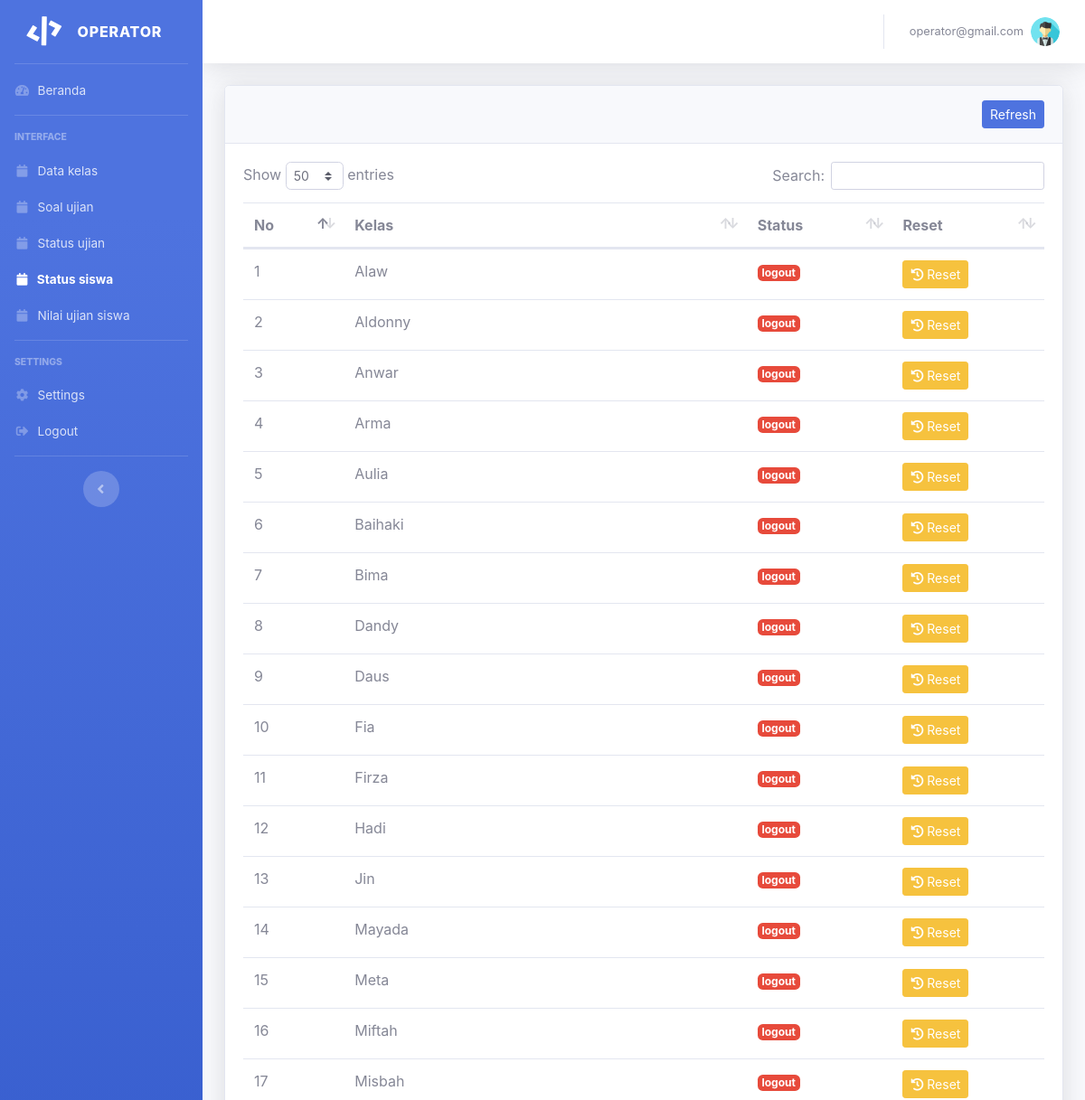
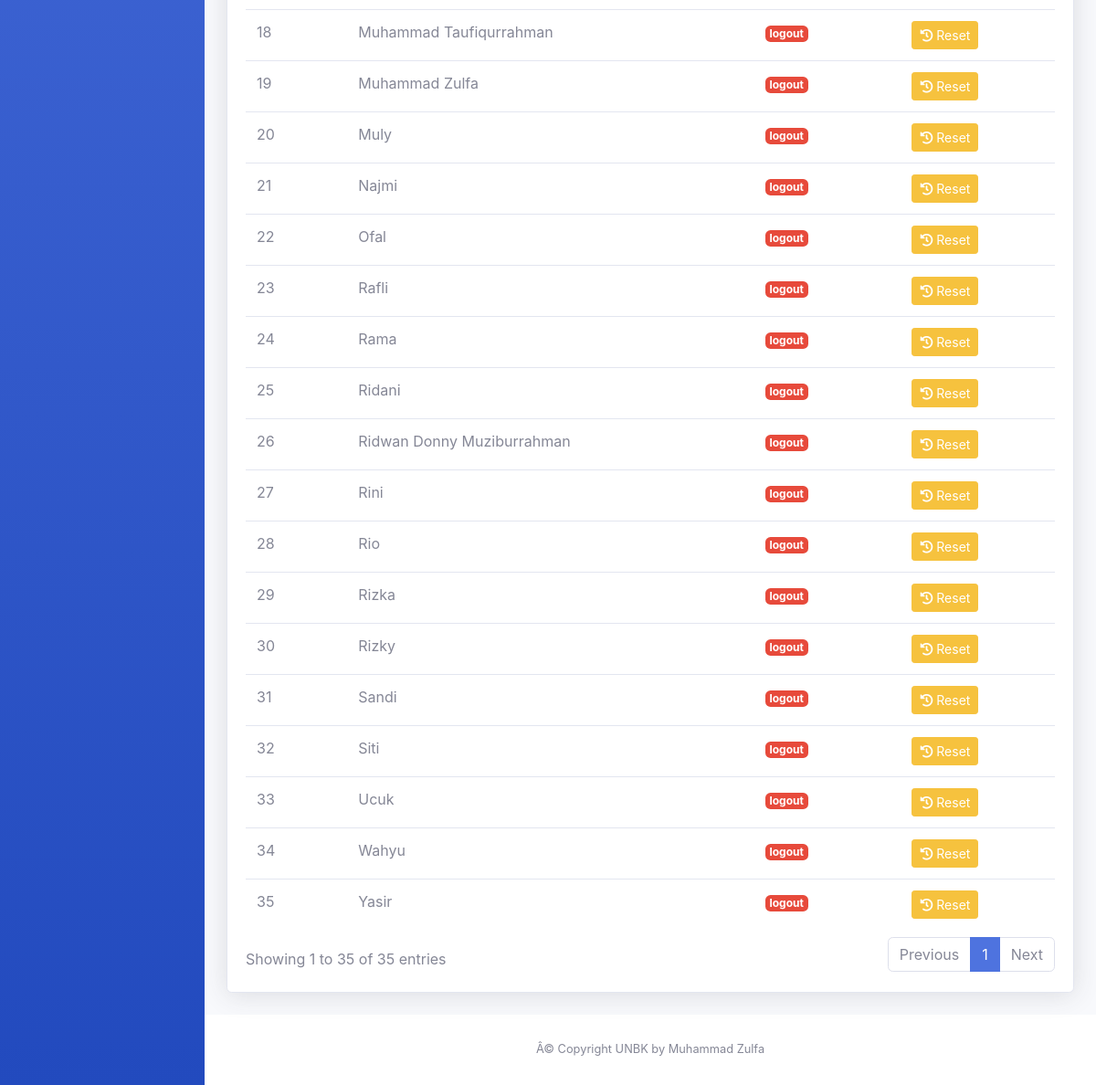
Page /operator/m?page=lihat-status-siswa&id_kelas=81 (signed in) on the committed database (2 pictures, top to bottom).
### tables this page shows
CREATE TABLE `tb_operator` (
  `id` int(11) NOT NULL,
  `nama` varchar(100) NOT NULL,
  `email` varchar(100) NOT NULL,
  `password` varchar(100) NOT NULL
);

CREATE TABLE `tb_siswa` (
  `id` int(11) NOT NULL,
  `id_kelas` int(11) NOT NULL,
  `nama` varchar(100) NOT NULL,
  `username` varchar(5) NOT NULL,
  `password` varchar(5) NOT NULL,
  `status` varchar(21) NOT NULL
);

CREATE TABLE `tb_settings` (
  `id` int(11) NOT NULL,
  `selesai_redirect` varchar(100) NOT NULL,
  `warna_topbar` varchar(100) NOT NULL,
  `warna_sidebar` varchar(50) NOT NULL,
  `nomor_hover` varchar(100) NOT NULL,
  `text_footer` varchar(256) NOT NULL,
  `card` varchar(50) NOT NULL
);

### operator/lihat-status-siswa.php (the view)
<?php
$id_kelas = $_GET['id_kelas'];
?>
<div class="container-fluid">
  <div class="card shadow mb-4">
    <div class="card-header py-3">
      <div class="m-0">
        <a href="m?page=lihat-status-siswa&id_kelas=<?= $id_kelas ?>" class="btn btn-primary btn-sm pull-right">Refresh</a>
      </div>
    </div>
    <div class="card-body">
      <div class="table-responsive">
        <table class="table table-hover" id="dataTable" width="100%" cellspacing="0">
          <thead>
            <tr>
              <th>No</th>
              <th>Kelas</th>
              <th>Status</th>
              <th>Reset</th>
            </tr>
          </thead>
          <tbody>
            <?php
            $ambil = $koneksi->query("SELECT * FROM tb_siswa WHERE id_kelas = '$id_kelas' ORDER BY nama ASC");
            $nomor = 1;
            foreach($ambil as $siswa):
            ?>
            <tr>
              <td><?= $nomor++ ?></td>
              <td><?= $siswa['nama'] ?></td>
              <td>
                <?php
                    if($siswa['status'] == 'login'){
                        echo "<div class='badge badge-success'>$siswa[status]</div>";
                    } elseif($siswa['status'] == 'logout'){
                        echo "<div class='badge badge-danger'>$siswa[status]</div>";
                    }
                ?>
              </td>
              <td>
                <a href="reset-status?id_kelas=<?= $id_kelas ?>&id=<?= $siswa['id'] ?>" name="reset" class="btn btn-warning btn-sm"><i class="fa fa-history"></i> Reset</a>
              </td>
            </tr>
            <?php endforeach ?>
          </tbody>
        </table>
      </div>
    </div>
  </div>
</div>

### operator/template/topbar.php (shortened to what this page needs)
<?php
$ambil = $koneksi->query("SELECT * FROM tb_operator WHERE id = '$_SESSION[operator]'");
$operator = $ambil->fetch_assoc();
?>
    <div id="content-wrapper" class="d-flex flex-column">
      <div id="content">
        <nav class="navbar navbar-expand navbar-light bg-white topbar mb-4 static-top shadow">
          <ul class="navbar-nav ml-auto">
            <li class="nav-item dropdown no-arrow">
              <a class="nav-link dropdown-toggle" href="#" id="userDropdown" role="button" data-toggle="dropdown" aria-haspopup="true" aria-expanded="false">
                <span class="mr-2 d-none d-lg-inline text-gray-600 small"><?= $operator['email'] ?></span>
                <img class="img-profile rounded-circle" src="vendor/operator@gmail.com.png">
              </a>
            </li>
          </ul>
        </nav>

### operator/template/footer.php (shortened to what this page needs)
      </div>
      <?php
      $ambil = $koneksi->query("SELECT * FROM tb_settings");
      $settings = $ambil->fetch_assoc();
      ?>
      <footer class="sticky-footer bg-white">
        <div class="container my-auto">
          <div class="copyright text-center my-auto">
            <?= $settings['text_footer'] ?>
          </div>
        </div>
      </footer>
    </div>
  </div>
</body>
</html>

### rows in the picture
tb_operator: email "operator@gmail.com"
tb_siswa: nama "Alaw", status "logout"
tb_siswa: nama "Aldonny", status "logout"
tb_siswa: nama "Anwar", status "logout"
tb_siswa: nama "Arma", status "logout"
tb_siswa: nama "Aulia", status "logout"
tb_siswa: nama "Baihaki", status "logout"
tb_siswa: nama "Bima", status "logout"
tb_siswa: nama "Dandy", status "logout"
tb_siswa: nama "Daus", status "logout"
tb_siswa: nama "Fia", status "logout"
tb_siswa: nama "Firza", status "logout"
tb_siswa: nama "Hadi", status "logout"
tb_siswa: nama "Jin", status "logout"
tb_siswa: nama "Mayada", status "logout"
tb_siswa: nama "Meta", status "logout"
tb_siswa: nama "Miftah", status "logout"
tb_siswa: nama "Misbah", status "logout"
tb_siswa: nama "Muhammad Taufiqurrahman", status "logout"
tb_siswa: nama "Muhammad Zulfa", status "logout"
tb_siswa: nama "Muly", status "logout"
tb_siswa: nama "Najmi", status "logout"
tb_siswa: nama "Ofal", status "logout"
tb_siswa: nama "Rafli", status "logout"
tb_siswa: nama "Rama", status "logout"
tb_siswa: nama "Ridani", status "logout"
tb_siswa: nama "Ridwan Donny Muziburrahman", status "logout"
tb_siswa: nama "Rini", status "logout"
tb_siswa: nama "Rio", status "logout"
tb_siswa: nama "Rizka", status "logout"
tb_siswa: nama "Rizky", status "logout"
tb_siswa: nama "Sandi", status "logout"
tb_siswa: nama "Siti", status "logout"
tb_siswa: nama "Ucuk", status "logout"
tb_siswa: nama "Wahyu", status "logout"
tb_siswa: nama "Yasir", status "logout"
tb_settings: text_footer "Â© Copyright UNBK by Muhammad Zulfa"
